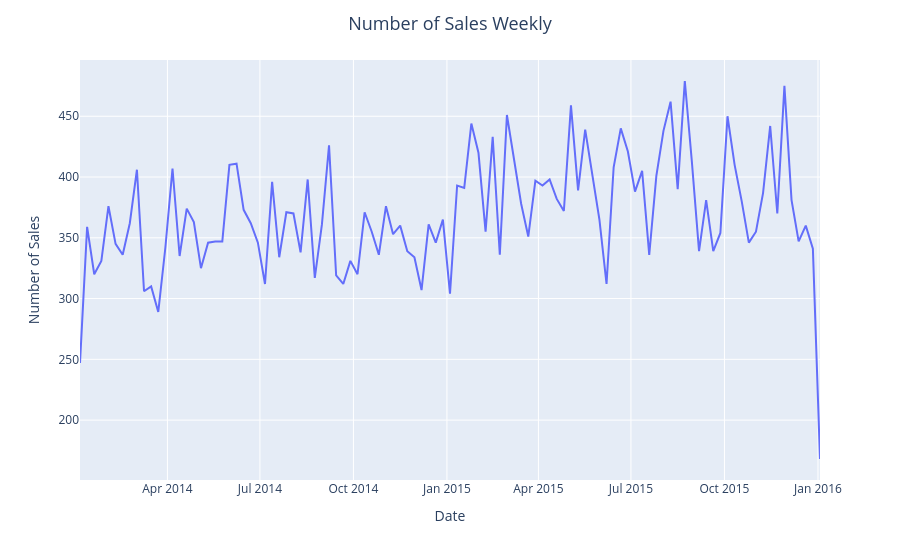

The notebook cell this image was saved under:
### Markdown cell above
## Number of Sales weekly

### Code cell
fig = px.line(
    x=Sales_weekly.index,
    y=Sales_weekly.values,
    labels={'y': 'Number of Sales', 'x': 'Date'}
)

fig.update_layout(
    title_text='Number of Sales Weekly',
    title_x=0.5,
    title_font=dict(size=18)
)

fig.show()
